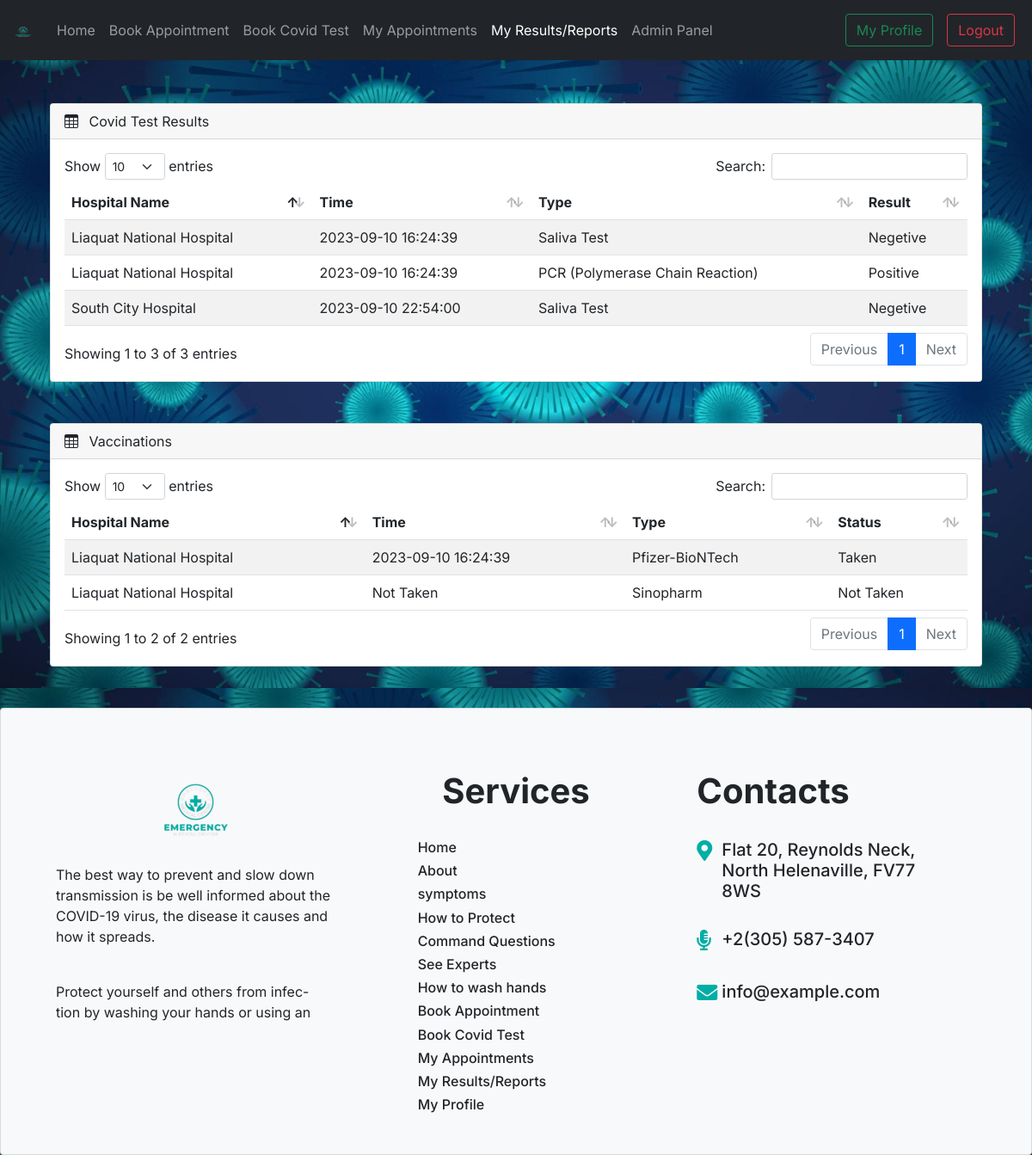
The page /user/reports/index.php (signed in) on the database its author committed.
### tables this page shows
CREATE TABLE IF NOT EXISTS `hospitals` (
  `hospital_id` int(11) NOT NULL AUTO_INCREMENT,
  `hospital_name` varchar(50) NOT NULL DEFAULT 'No Name Specified',
  `timing` varchar(50) NOT NULL DEFAULT 'No Timing Specified',
  `area` varchar(50) NOT NULL DEFAULT 'No City Specified',
  `city` varchar(50) NOT NULL DEFAULT 'No Area Specified',
  PRIMARY KEY (`hospital_id`)
);

CREATE TABLE IF NOT EXISTS `reports` (
  `report_id` int(11) NOT NULL AUTO_INCREMENT,
  `user_id` int(11) NOT NULL DEFAULT 0,
  `hospital_id` int(11) NOT NULL DEFAULT 0,
  `report_timing` datetime DEFAULT NULL,
  `type` varchar(50) DEFAULT NULL,
  `test_type` varchar(50) DEFAULT NULL,
  `vaccine_type` varchar(50) DEFAULT NULL,
  `test_result` varchar(50) DEFAULT NULL,
  `vaccine_status` varchar(50) DEFAULT 'Not Taken',
  PRIMARY KEY (`report_id`),
  KEY `user_id_report` (`user_id`),
  KEY `hospital_id_report` (`hospital_id`),
  CONSTRAINT `hospital_id_report` FOREIGN KEY (`hospital_id`) REFERENCES `hospitals` (`hospital_id`),
  CONSTRAINT `user_id_report` FOREIGN KEY (`user_id`) REFERENCES `users` (`user_id`)
);

### config.php (called while the page is built)
<?php
    $config['URL'] = 'http://localhost';
    $config['DB_URL'] = 'localhost:3306';
    $config['DB_USERNAME'] = 'root';
    $config['DB_PASSWORD'] = '';
    $config['DB_DATABASE'] = '_covid19';
    $config['THEME_COLOR'] = '#00aea5';
    $config['STATIC_BACKGROUND'] = false;
?>

### user/reports/index.php (the view, shortened to what this page needs)
<?php
require('../../config.php');
$data = '';
$data2 = '';
if (isset($_SESSION['isloggedin'])) {
    if ($_SESSION['Verified']) {
        $connection = mysqli_connect($config['DB_URL'], $config['DB_USERNAME'], $config['DB_PASSWORD'], $config['DB_DATABASE']);
        if ($connection) {
            $user_id = $_SESSION['user-id'];
            $query = "SELECT * FROM reports INNER JOIN hospitals ON reports.hospital_id = hospitals.hospital_id WHERE reports.user_id = $user_id";
            $result = mysqli_query($connection, $query);
            $total  = mysqli_num_rows($result);
            if ($total >= 1) {
                while ($row = mysqli_fetch_assoc($result)) {
                    if ($row['type'] == 'test') {
                        $data .= '<tr>
                        <td>' . $row['hospital_name'] . '</td>
                        <td>' . $row['report_timing'] . '</td>
                        <td>' . $row['test_type'] . '</td>
                        <td>' . $row['test_result'] . '</td>
                        </tr>';
                    } elseif ($row['type'] == 'vaccine') {
                        $data2 .= '<tr>
                        <td>' . $row['hospital_name'] . '</td>';
                        if ($row['report_timing'] == NULL) {
                            $data2 .= '<td>Not Taken</td>';
                        } else {
                            $data2 .= '<td>' . $row['report_timing'] . '</td>';
                        }
                        $data2 .= '<td>' . $row['vaccine_type'] . '</td>
                        <td>' . $row['vaccine_status'] . '</td>
                        </tr>';
                    }
                }
            }
        }
    }
}
?>
<!DOCTYPE html>
<html lang="en">
<head>
    <link href="https://cdn.jsdelivr.net/npm/bootstrap@5.1.3/dist/css/bootstrap.min.css" rel="stylesheet">
    <link rel="stylesheet" href="https://use.fontawesome.com/releases/v5.2.0/css/all.css" />
    <link rel="stylesheet" href="<?php echo $config['URL'] ?>/assets/css/global.css">
    <link rel="stylesheet" href="https://cdn.jsdelivr.net/npm/bootstrap-icons@1.4.1/font/bootstrap-icons.css" />
    <link rel="stylesheet" href="<?php echo $config['URL'] ?>/vendor/data_tables/dataTables.bootstrap5.min.css">
    <link rel="stylesheet" href="<?php echo $config['URL'] ?>/assets/css/dash.css">
</head>
<?php
if ($config['STATIC_BACKGROUND']) {
?>
    <body style="background-color: <?php echo $config['THEME_COLOR'] ?>;">
    <?php
} else {
    ?>
        <body background="<?php echo $config['URL'] ?>/assets/image/pics/background.jpg">
        <?php
    }
        ?>
        <nav class="navbar navbar-expand-lg navbar-dark bg-dark fixed-top navbar-hover">
            <div class="container-fluid">
                <a class="navbar-brand" href="#">
                    <img src="<?php echo $config['URL'] ?>/assets/image/logo/logo8.png" alt="" width="30" height="24">
                </a>
                <div class="collapse navbar-collapse" id="navbarNav">
                    <ul class="navbar-nav me-auto">
                        <li class="nav-item">
                            <a class="nav-link  " aria-current="page" href="<?php echo $config['URL'] ?>/index.php#home">Home</a>
                        </li>
                        <li class="nav-item">
                            <a class="nav-link navbar-hover" aria-current="page" href="<?php echo $config['URL'] ?>/hospitals">Book Appointment</a>
                        </li>
                        <li class="nav-item">
                            <a class="nav-link navbar-hover" aria-current="page" href="<?php echo $config['URL'] ?>/hospitals">Book Covid Test</a>
                        </li>
                        <?php
                        if (isset($_SESSION['isloggedin'])) {
                            if ($_SESSION['Verified']) {
                        ?>
                                <li class="nav-item">
                                    <a class="nav-link navbar-hover" aria-current="page" href="<?php echo $config['URL'] ?>/user/appointments">My Appointments</a>
                                </li>
                                <li class="nav-item">
                                    <a class="nav-link active" aria-current="page" href="<?php echo $config['URL'] ?>/user/reports">My Results/Reports</a>
                                </li>
                                <?php
                                if ($_SESSION['user-role'] != 'user') {
                                ?>
                                    <li class="nav-item">
                                        <a class="nav-link navbar-hover" aria-current="page" href="<?php echo $config['URL'] ?>/management/admin">Admin Panel</a>
                                    </li>
                        <?php
                                }
                            }
                        }
                        ?>
                    </ul>
                    <ul class="navbar-nav">
                        <?php
                        if (isset($_SESSION['isloggedin'])) {
                            if ($_SESSION['Verified']) {
                        ?>
                                <li class="nav-item">
                                    <a class="nav-link" href="<?php echo $config['URL'] ?>/user/settings"><button type="button" class="btn btn-outline-success">My Profile</button></a>
                                </li>
                                <li class="nav-item">
                                    <a class="nav-link" href="<?php echo $config['URL'] ?>/user/logout"><button type="button" class="btn btn-outline-danger">Logout</button></a>
                                </li>
                            <?php
                            }
                        }
                        ?>
                    </ul>
                </div>
            </div>
        </nav>
        <br>
        <br>
        <br>
        <div class="container mt-5">
            <div class="card ms-3 me-3">
                <div class="card-header">
                    <span><i class="bi bi-table me-2"></i></span> Covid Test Results
                </div>
                <div class="card-body">
                    <div class="table-responsive ">
                        <table id="example" class="table  table-striped data-table2" style="width: 100%">
                            <thead>
                                <tr>
                                    <th>Hospital Name</th>
                                    <th>Time</th>
                                    <th>Type</th>
                                    <th>Result</th>
                                </tr>
                            </thead>
                            <tbody>
                                <?php
                                echo $data
                                ?>
                            </tbody>
                        </table>
                    </div>
                </div>
            </div>
        </div>
        <div class="container mt-5">
            <div class="card ms-3 me-3">
                <div class="card-header">
                    <span><i class="bi bi-table me-2"></i></span> Vaccinations
                </div>
                <div class="card-body">
                    <div class="table-responsive ">
                        <table id="example" class="table  table-striped data-table2" style="width: 100%">
                            <thead>
                                <tr>
                                    <th>Hospital Name</th>
                                    <th>Time</th>
                                    <th>Type</th>
                                    <th>Status</th>
                                </tr>
                            </thead>
                            <tbody>
                                <?php
                                echo $data2
                                ?>
                            </tbody>
                        </table>
                    </div>
                </div>
            </div>
        </div>
        <div class="card p-3 bg-light  mt-5">
            <div class="row row-cols-1 row-cols-md-3 pt-3 m-4 gx-5">
                <div class="col">
                    <img src="<?php echo $config['URL'] ?>/assets/image/logo/logo8.png" class="rounded mx-auto d-block" alt="...">
                    <p>The best way to prevent and slow down transmission is be well informed about the COVID-19 virus, the disease it causes and how it spreads.</p>
                    <br>
                    <p>Protect yourself and others from infec- tion by washing your hands or using an</p>
                </div>
                <div class="col mt-3">
                    <div class="row">
                        <h1 class="text-center"><b>Services</b></h1>
                    </div>
                    <br>
                    <div class="row px-5">
                        <div class="row">
                            <div class="col">
                                <h6><a href="<?php echo $config['URL'] ?>/index.php#home" class="text-dark remove-anchor-decoration">Home</a></h6>
                                <h6><a href="<?php echo $config['URL'] ?>/index.php#about" class="text-dark remove-anchor-decoration">About</a></h6>
                                <h6><a href="<?php echo $config['URL'] ?>/index.php#symptoms" class="text-dark remove-anchor-decoration">symptoms</a></h6>
                                <h6><a href="<?php echo $config['URL'] ?>/index.php#protect" class="text-dark remove-anchor-decoration">How to Protect</a></h6>
                                <h6><a href="<?php echo $config['URL'] ?>/index.php#faq" class="text-dark remove-anchor-decoration">Command Questions</a></h6>
                                <h6><a href="<?php echo $config['URL'] ?>/index.php#experts" class="text-dark remove-anchor-decoration">See Experts</a></h6>
                                <h6><a href="<?php echo $config['URL'] ?>/index.php#handwash" class="text-dark remove-anchor-decoration">How to wash hands</a></h6>
                            </div>
                            <div class="col">
                                <h6><a href="<?php echo $config['URL'] ?>/hospitals" class="text-dark remove-anchor-decoration">Book Appointment</a></h6>
                                <h6><a href="<?php echo $config['URL'] ?>/hospitals" class="text-dark remove-anchor-decoration">Book Covid Test</a></h6>
                                <?php
                                if (isset($_SESSION['isloggedin'])) {
                                    if ($_SESSION['Verified']) {
                                ?>
                                        <h6><a href="<?php echo $config['URL'] ?>/user/appointments" class="text-dark remove-anchor-decoration">My Appointments</a></h6>
                                        <h6><a href="<?php echo $config['URL'] ?>/user/reports" class="text-dark remove-anchor-decoration">My Results/Reports</a></h6>
                                        <h6><a href="<?php echo $config['URL'] ?>/user/settings" class="text-dark remove-anchor-decoration">My Profile</a></h6>
                                    <?php
                                    } else {
                                    ?>
                                        <h6><a href="<?php echo $config['URL'] ?>/user/verify" class="text-dark remove-anchor-decoration">Verify</a></h6>
                                    <?php
                                    }
                                } else {
                                    ?>
                                    <h6><a href="<?php echo $config['URL'] ?>/user/login" class="text-dark remove-anchor-decoration">Login</a></h6>
                                    <h6><a href="<?php echo $config['URL'] ?>/user/register" class="text-dark remove-anchor-decoration">Register</a></h6>
                                <?php
                                }
                                ?>
                            </div>
                        </div>
                    </div>
                </div>
                <div class="col mt-3">
                    <h1><b>Contacts</b></h1>
                    <br>
                    <div class="row row-cols-2">
                        <div class="col-1">
                            <h4><i class="fas fa-map-marker-alt" style="color: #00aea5;"></i> </h4>
                        </div>
                        <div class="col-9">
                            <h5>Flat 20, Reynolds Neck, North Helenaville, FV77 8WS</h5>
                        </div>
                    </div>
                    <br>
                    <div class="row row-cols-2">
                        <div class="col-1">
                            <h4><i class="fas fa-microphone-alt" style="color: #00aea5;"></i> </h4>
                        </div>
                        <div class="col-9">
                            <h5>+2(305) 587-3407</h5>
                        </div>
                    </div>
                    <br>
                    <div class="row row-cols-2">
                        <div class="col-1">
                            <h4><i class="fas fa-envelope" style="color: #00aea5;"></i> </h4>
                        </div>
                        <div class="col-9">
                            <h5>info@example.com</h5>
                        </div>
                    </div>
                </div>
            </div>
        </div>
        </body>
</html>

### assets/css/global.css (style rules this page uses)
.remove-anchor-decoration { text-decoration: none; }
body { background-size: cover; height: 100vh; }

### assets/css/dash.css (style rules this page uses)
body, button { font-family: "Inter", sans-serif; }
:root { --offcanvas-width: 270px; --topNavbarHeight: 56px; }
@media (min-width: 992px) { body { overflow: auto !important; } }

### rows shown on the page
hospitals: hospital_name "Liaquat National Hospital Liaquat National Hospital"
reports: report_timing "2023-09-10 16:24:39", test_type "Saliva Test", test_result "Negetive"
reports: report_timing "2023-09-10 16:24:39", test_type "PCR (Polymerase Chain Reaction)", test_result "Positive"
hospitals: hospital_name "South City Hospital"
reports: report_timing "2023-09-10 22:54:00", test_type "Saliva Test", test_result "Negetive"
reports: report_timing "2023-09-10 16:24:39", vaccine_type "Pfizer-BioNTech", vaccine_status "Taken"
reports: vaccine_type "Sinopharm", vaccine_status "Not Taken"
